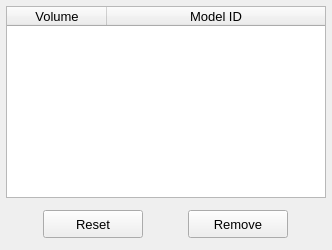
            <widget class="QWidget" name="tab_list">
             <attribute name="title">
              <string>List</string>
             </attribute>
             <layout class="QGridLayout" name="gridLayout_16">
              <property name="leftMargin">
               <number>6</number>
              </property>
              <property name="topMargin">
               <number>6</number>
              </property>
              <property name="rightMargin">
               <number>6</number>
              </property>
              <property name="bottomMargin">
               <number>6</number>
              </property>
              <property name="spacing">
               <number>6</number>
              </property>
              <item row="1" column="0">
               <widget class="QFrame" name="frame_3">
                <property name="minimumSize">
                 <size>
                  <width>320</width>
                  <height>40</height>
                 </size>
                </property>
                <property name="maximumSize">
                 <size>
                  <width>16777215</width>
                  <height>40</height>
                 </size>
                </property>
                <property name="frameShape">
                 <enum>QFrame::Shape::NoFrame</enum>
                </property>
                <property name="frameShadow">
                 <enum>QFrame::Shadow::Raised</enum>
                </property>
                <layout class="QGridLayout" name="gridLayout_15">
                 <property name="leftMargin">
                  <number>4</number>
                 </property>
                 <property name="topMargin">
                  <number>4</number>
                 </property>
                 <property name="rightMargin">
                  <number>4</number>
                 </property>
                 <property name="bottomMargin">
                  <number>4</number>
                 </property>
                 <property name="horizontalSpacing">
                  <number>12</number>
                 </property>
                 <item row="0" column="0">
                  <widget class="QPushButton" name="pushButton_reset">
                   <property name="minimumSize">
                    <size>
                     <width>100</width>
                     <height>28</height>
                    </size>
                   </property>
                   <property name="maximumSize">
                    <size>
                     <width>100</width>
                     <height>28</height>
                    </size>
                   </property>
                   <property name="font">
                    <font>
                     <family>MS Shell Dlg 2</family>
                     <pointsize>10</pointsize>
                     <italic>false</italic>
                     <bold>false</bold>
                    </font>
                   </property>
                   <property name="styleSheet">
                    <string notr="true"/>
                   </property>
                   <property name="text">
                    <string>Reset</string>
                   </property>
                   <property name="autoDefault">
                    <bool>false</bool>
                   </property>
                  </widget>
                 </item>
                 <item row="0" column="1">
                  <widget class="QPushButton" name="pushButton_remove">
                   <property name="minimumSize">
                    <size>
                     <width>100</width>
                     <height>28</height>
                    </size>
                   </property>
                   <property name="maximumSize">
                    <size>
                     <width>100</width>
                     <height>28</height>
                    </size>
                   </property>
                   <property name="font">
                    <font>
                     <family>MS Shell Dlg 2</family>
                     <pointsize>10</pointsize>
                     <italic>false</italic>
                     <bold>false</bold>
                    </font>
                   </property>
                   <property name="styleSheet">
                    <string notr="true"/>
                   </property>
                   <property name="text">
                    <string>Remove</string>
                   </property>
                   <property name="autoDefault">
                    <bool>false</bool>
                   </property>
                  </widget>
                 </item>
                </layout>
               </widget>
              </item>
              <item row="0" column="0">
               <widget class="QTreeWidget" name="treeWidget_viscous_thermal_model">
                <property name="minimumSize">
                 <size>
                  <width>320</width>
                  <height>100</height>
                 </size>
                </property>
                <property name="maximumSize">
                 <size>
                  <width>16777215</width>
                  <height>16777215</height>
                 </size>
                </property>
                <property name="font">
                 <font>
                  <family>MS Shell Dlg 2</family>
                  <pointsize>10</pointsize>
                  <italic>false</italic>
                 </font>
                </property>
                <property name="toolTip">
                 <string>Select an element to remove the previously attributed boundary condition.</string>
                </property>
                <property name="autoScroll">
                 <bool>true</bool>
                </property>
                <property name="alternatingRowColors">
                 <bool>true</bool>
                </property>
                <property name="indentation">
                 <number>1</number>
                </property>
                <property name="itemsExpandable">
                 <bool>true</bool>
                </property>
                <property name="headerHidden">
                 <bool>false</bool>
                </property>
                <attribute name="headerDefaultSectionSize">
                 <number>100</number>
                </attribute>
                <attribute name="headerHighlightSections">
                 <bool>false</bool>
                </attribute>
                <attribute name="headerShowSortIndicator" stdset="0">
                 <bool>false</bool>
                </attribute>
                <attribute name="headerStretchLastSection">
                 <bool>true</bool>
                </attribute>
                <column>
                 <property name="text">
                  <string>Volume</string>
                 </property>
                 <property name="textAlignment">
                  <set>AlignCenter</set>
                 </property>
                </column>
                <column>
                 <property name="text">
                  <string>Model ID</string>
                 </property>
                 <property name="textAlignment">
                  <set>AlignCenter</set>
                 </property>
                </column>
               </widget>
              </item>
             </layout>
            </widget>
